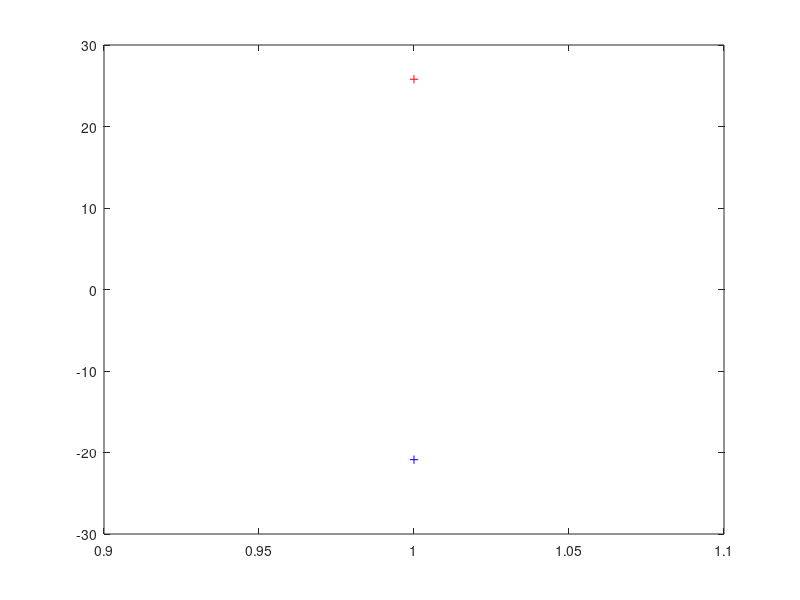

This figure's MATLAB source:
%% Espirit_baseline
clear;clc;
%% Initializations
g_weight = 1;
v_weight = 0.01;
n_weight = 0;
g_angle = pi/6;
v_angle = pi/4;
array_size = 6;
Averaged_samples = 100;
phase_one = 0;
phase_two = 0;
X = zeros(1,array_size);

%% Two Element Array size
% A on Case 1

for Averaged_sample = 1:Averaged_samples;
    
    phi_one = 1i*2*pi*rand;
    phi_two = 1i*2*pi*rand;
    
    for pos = 1:array_size;
        
        distance = 2*pi*pos/2;  % element separation of 1/2 wavelength
        
        X(1,pos) = g_weight*exp(phi_one)*exp(-1i*distance*sin(g_angle))... %Ground
            + v_weight*exp(phi_two)*exp(-1i*distance*sin(v_angle))...  %Vegetaion
            + n_weight*sqrt(-2.*log(1-rand))*exp(1i*2*pi*rand);  %Noise
    end
    
    Y1 = [X(1,1); X(1,2)]; Y2 = [X(1,5);X(1,6)]; %Baseline = 4d
    
    % Y1 = [X(1,2),X(1,3)]; Y2 = [X(1,4),X(1,5)]; %Baseline = 2d
    %    Y1 = [X(1,3),X(1,4)]; Y2 = [X(1,4),X(1,5)]; %Baseline = d
    %     Y1 = [X(1,2),X(1,3),X(1,4)]; Y2 = [X(1,3),X(1,4),X(1,5)]; %Baseline = d
    %     Y1 = [X(1,1),X(1,2),X(1,3),X(1,4)]; Y2 = [X(1,2),X(1,3),X(1,4),X(1,5)]; %Baseline = d
    
    
    R1 = Y1*Y1'; % bsxfun is a Faster outer Product than Y1*Y1'
    R2 = Y1*Y2';
    A =  pinv(R1)*R2;
    
    [u,uv] = eig(A);
    [~,kk]=sort(angle(diag(uv)),'ascend');
    
    phase_one = phase_one + angle(uv(kk(1),kk(1)));
    phase_two = phase_two + angle(uv(kk(2),kk(2)));
end
phase_one = 0.5*phase_one/Averaged_sample; %bring down to norm
phase_two = 0.5*phase_two/Averaged_sample; %bring down to norm

phase_one = phase_one*180/pi %Change to degrees
phase_two = phase_two*180/pi %Change to degrees
%% Ploting Results

figure(1)
plot(phase_one,'b+');
hold on;
plot(phase_two,'r+');
hold off;
